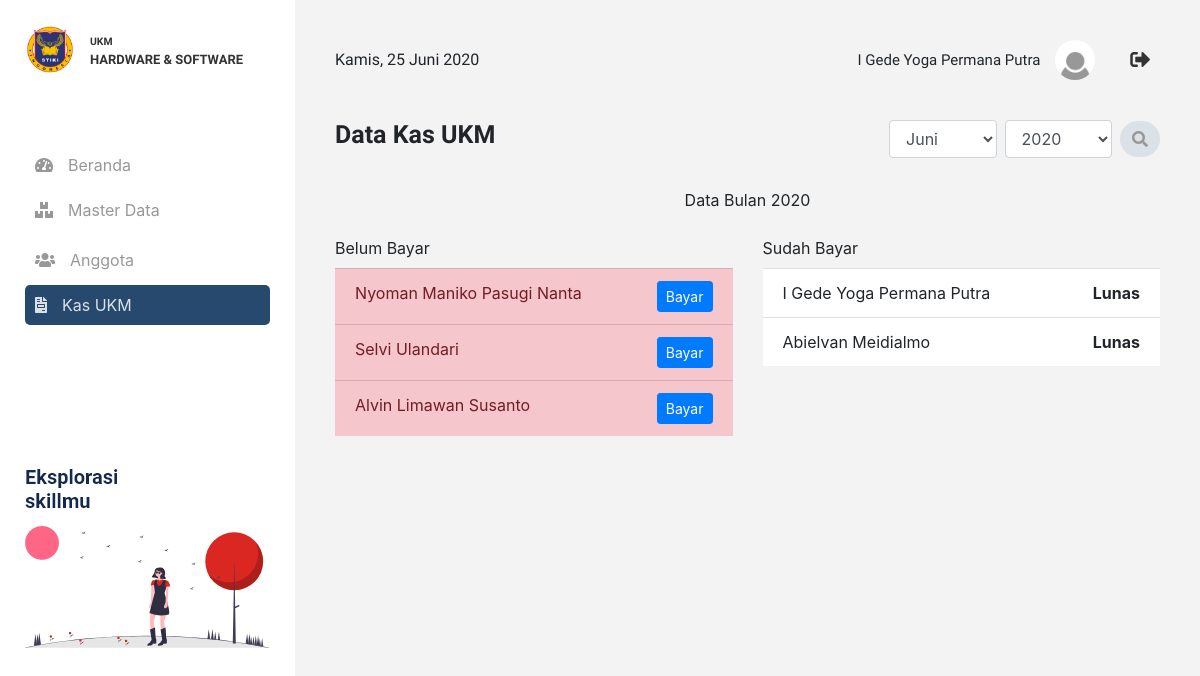
Page /kasukm/index.php (signed in) on the committed database.
### tables this page shows
CREATE TABLE `mahasiswa` (
  `nimMhs` int(11) NOT NULL,
  `namaMhs` varchar(50) NOT NULL,
  `tglLahirMhs` date NOT NULL,
  `jkMhs` int(11) NOT NULL,
  `telpMhs` varchar(20) NOT NULL,
  `emailMhs` varchar(50) NOT NULL,
  `idJbtn` int(11) NOT NULL,
  `idJrs` int(11) NOT NULL,
  PRIMARY KEY (`nimMhs`),
  KEY `fk_jabatan` (`idJbtn`),
  KEY `fk_jurusan` (`idJrs`),
  CONSTRAINT `fk_jabatan` FOREIGN KEY (`idJbtn`) REFERENCES `jabatan` (`idJbtn`),
  CONSTRAINT `fk_jurusan` FOREIGN KEY (`idJrs`) REFERENCES `jurusan` (`idJrs`)
);

### helper/general.php (the view, shortened to what this page needs)
<?php
	function bulanTahunIndo($bulan , $tahun){
		$bulan_array = array(
	        '01' => 'Januari',
	        '02' => 'Februari',
	        '03' => 'Maret',
	        '04' => 'April',
	        '05' => 'Mei',
	        '06' => 'Juni',
	        '07' => 'Juli',
	        '08' => 'Agustus',
	        '09' => 'September',
	        '10' => 'Oktober',
	        '11' => 'November',
	        '12' => 'Desember',
	    );
	    return $bulan_array[$bulan]." ".$tahun;
	}
?>

### config.php (called while the page is built, shortened)
<?php
	$base_url = "http://localhost/project/kasukmhs/";
 ?>

### helper/general.php (the view, shortened to what this page needs)
<?php
	function bulanTahunIndo($bulan , $tahun){
		$bulan_array = array(
	        '01' => 'Januari',
	        '02' => 'Februari',
	        '03' => 'Maret',
	        '04' => 'April',
	        '05' => 'Mei',
	        '06' => 'Juni',
	        '07' => 'Juli',
	        '08' => 'Agustus',
	        '09' => 'September',
	        '10' => 'Oktober',
	        '11' => 'November',
	        '12' => 'Desember',
	    );
	    return $bulan_array[$bulan]." ".$tahun;
	}
?>

### kasukm/index.php (shortened to what this page needs)
	<?php
		include "../config.php";
		include '../helper/general.php';
		$menu = "Kas UKM";
		include "../template/header.php";
		include "../template/sidebar.php";
		$search = "";
		$bulanTahun = "";
		if (isset($_GET['bulan']) && isset($_GET['tahun'])) {
			$date   = $_GET['tahun'].'-'.$_GET['bulan'];
			$bulanTahun .= bulanTahunIndo($_GET['bulan'] , $_GET['tahun']);
			$search .= "WHERE bulanByr = '$date'";
		}else{
			$search .= "WHERE bulanByr = '".date('Y-m')."'";
			$bulanTahun .= bulanTahunIndo($_GET['bulan'] , date('Y'));
		}
	?>
	<div class="data">
		<div class="title d-flex justify-content-between">
			<h3>Data <?= $menu ?></h3>
			<form class="d-flex align-items-center" name="formSearch" method="get" acction="<?= $base_url ?>jurusan/index.php">
				<select name="bulan" class="form-control mr-2">
					<option value="06">Juni</option>
				</select>
				<select name="tahun" class="form-control mr-2">
					<?php
						for ($i=2019; $i <= date('Y'); $i++) {
							$selected = ($i == date('Y')) ? 'selected' : '';
							echo "<option ".$selected." value='$i' >$i</option>";
						}
					?>
				</select>
				<button class="btn btn-primary btn-radius"><i class="fas fa-search"></i></button>
			</form>
		</div>
		<p id="judul" align="center">Data Bulan <?= $bulanTahun ?></p>
		<div class="row mt-4">
			<div class="col-lg-6">
				<label>Belum Bayar</label>
				<div style="overflow-y: scroll; height: 300px;" class="list-group list-group-flush">
					<?php
						$query = "SELECT mahasiswa.namaMhs FROM mahasiswa WHERE nimMhs NOT IN (SELECT nimMhs FROM pembayaran $search)";
						$fetch = mysqli_query($conn , $query);
						while($d = mysqli_fetch_assoc($fetch)) :
					?>
						<li class="list-group-item list-group-item-danger d-flex justify-content-between"><?= $d['namaMhs'] ?> <button class="btn btn-primary btn-sm" onclick="bayar(<?= $d['nimMhs'] ?>)" data-toggle="modal" data-target="#formBayar">Bayar</button></li>
					<?php endwhile; ?>
				</div>
			</div>
			<div class="col-lg-6">
				<label>Sudah Bayar</label>
				<div style="overflow-y: scroll; height: 300px;" class="list-group list-group-flush">
					<?php
						$query = "SELECT mahasiswa.namaMhs FROM mahasiswa WHERE nimMhs IN (SELECT nimMhs FROM pembayaran $search)";
						$fetch = mysqli_query($conn , $query);
						while($d = mysqli_fetch_assoc($fetch)) :
					?>
					<li class="list-group-item d-flex justify-content-between"><?= $d['namaMhs'] ?> <span><b>Lunas</b></span></li>
					<?php endwhile; ?>
				</div>
			</div>
		</div>
	</div>
<?php include "../template/footer.php"; ?>

### public/css/style.css (style rules this page uses)
.data { padding: 40px; padding-top: 0px; }
.data .title { margin-bottom: 30px; }
.data .title h3 { font-size: 25px; font-family: 'bold'; }
.title .btn-radius { background-color: #DAE1E7; color: #989898; border-radius: 50px; border: none; }

### rows in the picture
mahasiswa: namaMhs "Nyoman Maniko Pasugi Nanta"
mahasiswa: namaMhs "Selvi Ulandari"
mahasiswa: namaMhs "Alvin Limawan Susanto"
mahasiswa: namaMhs "I Gede Yoga Permana Putra"
mahasiswa: namaMhs "Abielvan Meidialmo"

### other values in the picture
$_SESSION['nama'] "I Gede Yoga Permana Putra"
$menu "Kas UKM"
$bulanTahun "2020"
form field tahun "2020"
